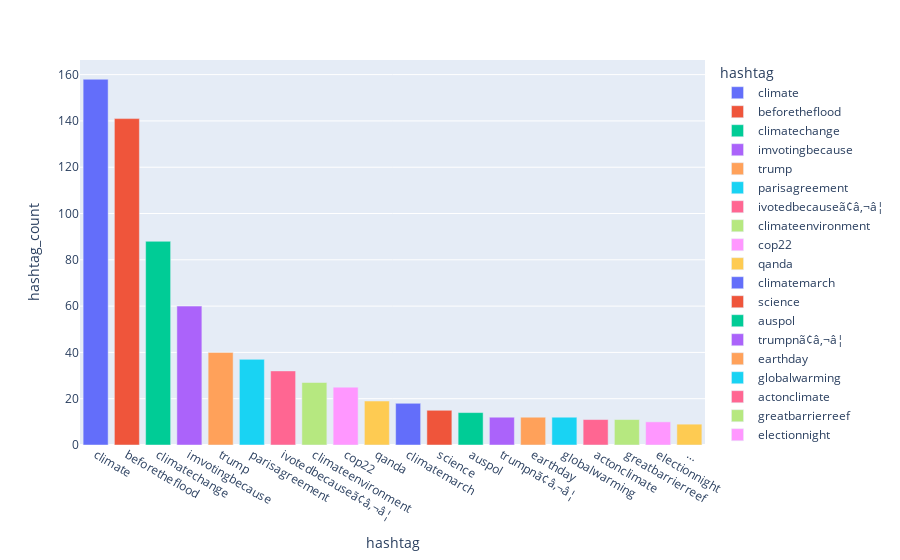

The cell this chart's notebook holds for it:
### Code cell
hashtag_counter(train_df)

### Figure 1 — Plotly figure (JSON) as saved in the notebook; plotly's stock layout.template omitted (floating-point values rounded to 4 significant figures)
{"data": [{"alignmentgroup": "True", "hovertemplate": "hashtag=%{x}<br>hashtag_count=%{y}<extra></extra>", "legendgroup": "climate", "marker": {"color": "#636efa"}, "name": "climate", "offsetgroup": "climate", "orientation": "v", "showlegend": true, "textposition": "auto", "type": "bar", "x": ["climate"], "xaxis": "x", "y": [158], "yaxis": "y"}, {"alignmentgroup": "True", "hovertemplate": "hashtag=%{x}<br>hashtag_count=%{y}<extra></extra>", "legendgroup": "beforetheflood", "marker": {"color": "#EF553B"}, "name": "beforetheflood", "offsetgroup": "beforetheflood", "orientation": "v", "showlegend": true, "textposition": "auto", "type": "bar", "x": ["beforetheflood"], "xaxis": "x", "y": [141], "yaxis": "y"}, {"alignmentgroup": "True", "hovertemplate": "hashtag=%{x}<br>hashtag_count=%{y}<extra></extra>", "legendgroup": "climatechange", "marker": {"color": "#00cc96"}, "name": "climatechange", "offsetgroup": "climatechange", "orientation": "v", "showlegend": true, "textposition": "auto", "type": "bar", "x": ["climatechange"], "xaxis": "x", "y": [88], "yaxis": "y"}, {"alignmentgroup": "True", "hovertemplate": "hashtag=%{x}<br>hashtag_count=%{y}<extra></extra>", "legendgroup": "imvotingbecause", "marker": {"color": "#ab63fa"}, "name": "imvotingbecause", "offsetgroup": "imvotingbecause", "orientation": "v", "showlegend": true, "textposition": "auto", "type": "bar", "x": ["imvotingbecause"], "xaxis": "x", "y": [60], "yaxis": "y"}, {"alignmentgroup": "True", "hovertemplate": "hashtag=%{x}<br>hashtag_count=%{y}<extra></extra>", "legendgroup": "trump", "marker": {"color": "#FFA15A"}, "name": "trump", "offsetgroup": "trump", "orientation": "v", "showlegend": true, "textposition": "auto", "type": "bar", "x": ["trump"], "xaxis": "x", "y": [40], "yaxis": "y"}, {"alignmentgroup": "True", "hovertemplate": "hashtag=%{x}<br>hashtag_count=%{y}<extra></extra>", "legendgroup": "parisagreement", "marker": {"color": "#19d3f3"}, "name": "parisagreement", "offsetgroup": "parisagreement", "orientation": "v", "showlegend": true, "textposition": "auto", "type": "bar", "x": ["parisagreement"], "xaxis": "x", "y": [37], "yaxis": "y"}, {"alignmentgroup": "True", "hovertemplate": "hashtag=%{x}<br>hashtag_count=%{y}<extra></extra>", "legendgroup": "ivotedbecauseã¢â‚¬â¦", "marker": {"color": "#FF6692"}, "name": "ivotedbecauseã¢â‚¬â¦", "offsetgroup": "ivotedbecauseã¢â‚¬â¦", "orientation": "v", "showlegend": true, "textposition": "auto", "type": "bar", "x": ["ivotedbecauseã¢â‚¬â¦"], "xaxis": "x", "y": [32], "yaxis": "y"}, {"alignmentgroup": "True", "hovertemplate": "hashtag=%{x}<br>hashtag_count=%{y}<extra></extra>", "legendgroup": "climateenvironment", "marker": {"color": "#B6E880"}, "name": "climateenvironment", "offsetgroup": "climateenvironment", "orientation": "v", "showlegend": true, "textposition": "auto", "type": "bar", "x": ["climateenvironment"], "xaxis": "x", "y": [27], "yaxis": "y"}, {"alignmentgroup": "True", "hovertemplate": "hashtag=%{x}<br>hashtag_count=%{y}<extra></extra>", "legendgroup": "cop22", "marker": {"color": "#FF97FF"}, "name": "cop22", "offsetgroup": "cop22", "orientation": "v", "showlegend": true, "textposition": "auto", "type": "bar", "x": ["cop22"], "xaxis": "x", "y": [25], "yaxis": "y"}, {"alignmentgroup": "True", "hovertemplate": "hashtag=%{x}<br>hashtag_count=%{y}<extra></extra>", "legendgroup": "qanda", "marker": {"color": "#FECB52"}, "name": "qanda", "offsetgroup": "qanda", "orientation": "v", "showlegend": true, "textposition": "auto", "type": "bar", "x": ["qanda"], "xaxis": "x", "y": [19], "yaxis": "y"}, {"alignmentgroup": "True", "hovertemplate": "hashtag=%{x}<br>hashtag_count=%{y}<extra></extra>", "legendgroup": "climatemarch", "marker": {"color": "#636efa"}, "name": "climatemarch", "offsetgroup": "climatemarch", "orientation": "v", "showlegend": true, "textposition": "auto", "type": "bar", "x": ["climatemarch"], "xaxis": "x", "y": [18], "yaxis": "y"}, {"alignmentgroup": "True", "hovertemplate": "hashtag=%{x}<br>hashtag_count=%{y}<extra></extra>", "legendgroup": "science", "marker": {"color": "#EF553B"}, "name": "science", "offsetgroup": "science", "orientation": "v", "showlegend": true, "textposition": "auto", "type": "bar", "x": ["science"], "xaxis": "x", "y": [15], "yaxis": "y"}, {"alignmentgroup": "True", "hovertemplate": "hashtag=%{x}<br>hashtag_count=%{y}<extra></extra>", "legendgroup": "auspol", "marker": {"color": "#00cc96"}, "name": "auspol", "offsetgroup": "auspol", "orientation": "v", "showlegend": true, "textposition": "auto", "type": "bar", "x": ["auspol"], "xaxis": "x", "y": [14], "yaxis": "y"}, {"alignmentgroup": "True", "hovertemplate": "hashtag=%{x}<br>hashtag_count=%{y}<extra></extra>", "legendgroup": "trumpnã¢â‚¬â¦", "marker": {"color": "#ab63fa"}, "name": "trumpnã¢â‚¬â¦", "offsetgroup": "trumpnã¢â‚¬â¦", "orientation": "v", "showlegend": true, "textposition": "auto", "type": "bar", "x": ["trumpnã¢â‚¬â¦"], "xaxis": "x", "y": [12], "yaxis": "y"}, {"alignmentgroup": "True", "hovertemplate": "hashtag=%{x}<br>hashtag_count=%{y}<extra></extra>", "legendgroup": "earthday", "marker": {"color": "#FFA15A"}, "name": "earthday", "offsetgroup": "earthday", "orientation": "v", "showlegend": true, "textposition": "auto", "type": "bar", "x": ["earthday"], "xaxis": "x", "y": [12], "yaxis": "y"}, {"alignmentgroup": "True", "hovertemplate": "hashtag=%{x}<br>hashtag_count=%{y}<extra></extra>", "legendgroup": "globalwarming", "marker": {"color": "#19d3f3"}, "name": "globalwarming", "offsetgroup": "globalwarming", "orientation": "v", "showlegend": true, "textposition": "auto", "type": "bar", "x": ["globalwarming"], "xaxis": "x", "y": [12], "yaxis": "y"}, {"alignmentgroup": "True", "hovertemplate": "hashtag=%{x}<br>hashtag_count=%{y}<extra></extra>", "legendgroup": "actonclimate", "marker": {"color": "#FF6692"}, "name": "actonclimate", "offsetgroup": "actonclimate", "orientation": "v", "showlegend": true, "textposition": "auto", "type": "bar", "x": ["actonclimate"], "xaxis": "x", "y": [11], "yaxis": "y"}, {"alignmentgroup": "True", "hovertemplate": "hashtag=%{x}<br>hashtag_count=%{y}<extra></extra>", "legendgroup": "greatbarrierreef", "marker": {"color": "#B6E880"}, "name": "greatbarrierreef", "offsetgroup": "greatbarrierreef", "orientation": "v", "showlegend": true, "textposition": "auto", "type": "bar", "x": ["greatbarrierreef"], "xaxis": "x", "y": [11], "yaxis": "y"}, {"alignmentgroup": "True", "hovertemplate": "hashtag=%{x}<br>hashtag_count=%{y}<extra></extra>", "legendgroup": "electionnight", "marker": {"color": "#FF97FF"}, "name": "electionnight", "offsetgroup": "electionnight", "orientation": "v", "showlegend": true, "textposition": "auto", "type": "bar", "x": ["electionnight"], "xaxis": "x", "y": [10], "yaxis": "y"}, {"alignmentgroup": "True", "hovertemplate": "hashtag=%{x}<br>hashtag_count=%{y}<extra></extra>", "legendgroup": "…", "marker": {"color": "#FECB52"}, "name": "…", "offsetgroup": "…", "orientation": "v", "showlegend": true, "textposition": "auto", "type": "bar", "x": ["…"], "xaxis": "x", "y": [9], "yaxis": "y"}], "layout": {"barmode": "relative", "legend": {"title": {"text": "hashtag"}, "tracegroupgap": 0}, "margin": {"t": 60}, "xaxis": {"anchor": "y", "categoryarray": ["climate", "beforetheflood", "climatechange", "imvotingbecause", "trump", "parisagreement", "ivotedbecauseã¢â‚¬â¦", "climateenvironment", "cop22", "qanda", "climatemarch", "science", "auspol", "trumpnã¢â‚¬â¦", "earthday", "globalwarming", "actonclimate", "greatbarrierreef", "electionnight", "…"], "categoryorder": "array", "domain": [0, 1], "title": {"text": "hashtag"}}, "yaxis": {"anchor": "x", "domain": [0, 1], "title": {"text": "hashtag_count"}}}}
